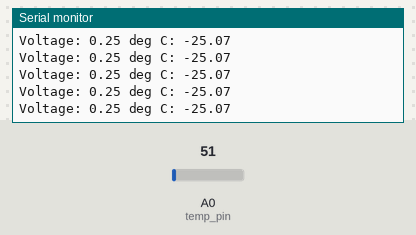
The sketch below on a simulated Arduino Uno, built with avr-gcc and run on an emulated ATmega328P. On the bench: the last lines printed to the serial monitor. The test bench sets the inputs (shaded band); at power-on: A0 (temp_pin) = 51.

Above: at 1.2 s.
1.3 s: A0 (temp_pin) set to 76
At 1.8 s:
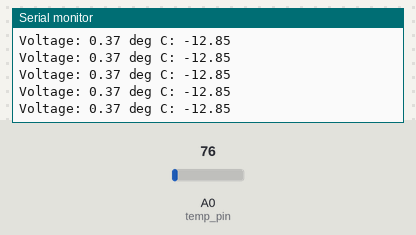
4.3 s: A0 (temp_pin) set to 88
At 5.0 s:
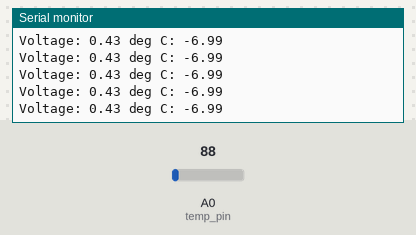
Timing chart, 0 to 7.3 s (numbered marks = the images above; inputs shaded):
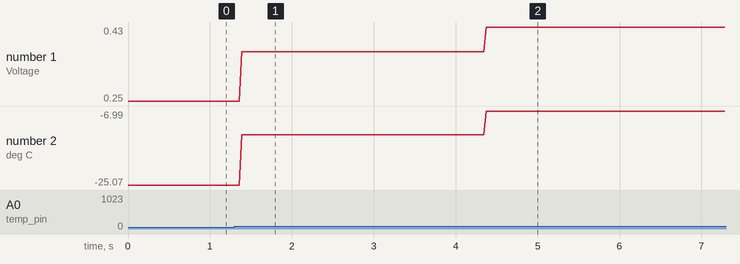

The sketch:

Temperature_Sensor.ino
```cpp
const int temp_pin = A0;

void setup() {
  Serial.begin(9600);
}

void loop() {
  float voltage;
  float temp_c;

  // Read voltage and convert temperature
  voltage = analogRead(temp_pin) * 5.0 / 1023;
  temp_c = 100.0 * voltage - 50;

  // Paste voltage and temperature
  Serial.print("Voltage: " );
  Serial.print(voltage);
  Serial.print(" deg C: ");
  Serial.println(temp_c);
}
```

Measured:
- after the input at 1.3 s, the serial monitor: prints a new line after 0.09 s (image 1)
- after the input at 4.3 s, the serial monitor: prints a new line after 0.07 s (image 2)
- plotted number 1: 0.25 → 0.37 after the input at 1.3 s, 0.37 → 0.43 after the input at 4.3 s
- plotted number 2: -25.07 → -12.85 after the input at 1.3 s, -12.85 → -6.99 after the input at 4.3 s
